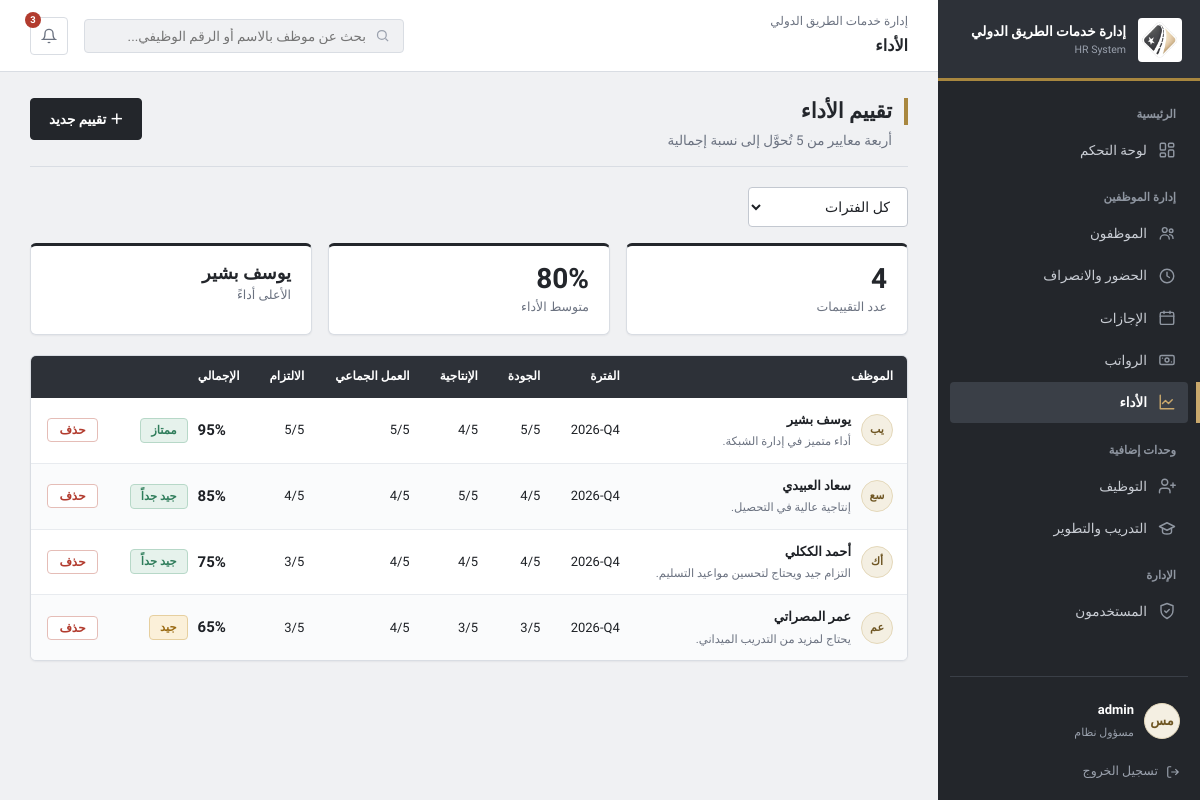
Page /performance/ (signed in) on the committed database.
### tables this page shows
CREATE TABLE users (
    id INTEGER PRIMARY KEY AUTOINCREMENT,
    username TEXT NOT NULL UNIQUE,
    password_hash TEXT NOT NULL,
    role TEXT NOT NULL DEFAULT 'hr',
    employee_id INTEGER REFERENCES employees(id)
);

CREATE TABLE employees (
    id INTEGER PRIMARY KEY AUTOINCREMENT,
    employee_code TEXT NOT NULL UNIQUE,
    full_name TEXT NOT NULL,
    initials TEXT NOT NULL,
    department_id INTEGER NOT NULL REFERENCES departments(id),
    position TEXT NOT NULL,
    hire_date TEXT NOT NULL,
    contract_type TEXT NOT NULL,
    contract_end_date TEXT,
    status TEXT NOT NULL DEFAULT 'نشط',
    phone TEXT,
    email TEXT,
    base_salary REAL NOT NULL DEFAULT 0,
    allowance REAL NOT NULL DEFAULT 0
);

CREATE TABLE performance_reviews (
    id INTEGER PRIMARY KEY AUTOINCREMENT,
    employee_id INTEGER NOT NULL REFERENCES employees(id),
    period TEXT NOT NULL,
    quality INTEGER NOT NULL,
    productivity INTEGER NOT NULL,
    teamwork INTEGER NOT NULL,
    commitment INTEGER NOT NULL,
    overall REAL NOT NULL,
    notes TEXT,
    reviewer TEXT,
    created_at TEXT NOT NULL
);

### modules/performance.py (the view)
@bp.route("/")
@login_required
def index():
    conn = db.get_db()
    period = request.args.get("period", "")
    periods = [r["period"] for r in conn.execute("SELECT DISTINCT period FROM performance_reviews ORDER BY period DESC")]
    sql = ("SELECT r.*, e.full_name, e.initials, e.position FROM performance_reviews r "
           "JOIN employees e ON e.id=r.employee_id")
    params = []
    if period:
        sql += " WHERE r.period=?"
        params.append(period)
    rows = conn.execute(sql + " ORDER BY r.overall DESC, r.id DESC", params).fetchall()
    avg = round(sum(r["overall"] for r in rows) / len(rows)) if rows else 0
    return render_template("performance/index.html", rows=rows, periods=periods, period=period, avg=avg)

### app.py (called while the page is built)
def get_current_user():
    if "user_id" not in session:
        return None
    return db.get_db().execute(
        """
        SELECT u.id, u.username, u.role, u.employee_id,
               e.full_name, e.initials, e.position,
               d.name AS department_name
        FROM users u
        LEFT JOIN employees e ON e.id = u.employee_id
        LEFT JOIN departments d ON d.id = e.department_id
        WHERE u.id = ?
        """,
        (session["user_id"],),
    ).fetchone()

@app.context_processor
def inject_globals():
    ctx = {"current_user": None, "pending_badge": 0}
    if "user_id" in session:
        ctx["current_user"] = get_current_user()
        ctx["pending_badge"] = db.get_db().execute(
            "SELECT COUNT(*) AS c FROM leave_requests WHERE status = 'pending'"
        ).fetchone()["c"]
    return ctx

@app.before_request
def csrf_protect():
    if request.method == "POST" and not csrf_valid():
        abort(400)

### core.py (called while the page is built)
def login_required(view):
    @wraps(view)
    def wrapped(*args, **kwargs):
        uid = session.get("user_id")
        if not uid:
            return redirect(url_for("login"))
        ok = db.get_db().execute("SELECT 1 FROM users WHERE id = ?", (uid,)).fetchone()
        if not ok:
            session.clear()
            return redirect(url_for("login"))
        return view(*args, **kwargs)
    return wrapped

def csrf_token():
    if "_csrf" not in session:
        session["_csrf"] = secrets.token_hex(16)
    return session["_csrf"]

### db.py (called while the page is built)
def get_db():
    if "db" not in g:
        os.makedirs(os.path.dirname(DB_PATH), exist_ok=True)
        g.db = sqlite3.connect(DB_PATH)
        g.db.row_factory = sqlite3.Row
        g.db.execute("PRAGMA foreign_keys = ON")
    return g.db

### modules/performance.py (called while the page is built)
@bp.app_template_filter("rating")
def rating(pct):
    if pct >= 90: return "ممتاز"
    if pct >= 75: return "جيد جداً"
    if pct >= 60: return "جيد"
    return "يحتاج تحسين"

@bp.app_template_filter("rating_class")
def rating_class(pct):
    return "good" if pct >= 75 else ("warn" if pct >= 60 else "bad")

### templates/performance/index.html
{% extends "base.html" %}{% import "_macros.html" as m %}
{% set page_label = 'الأداء' %}{% set active_panel = 'performance' %}
{% block content %}
{% call m.page_head('تقييم الأداء', 'أربعة معايير من 5 تُحوَّل إلى نسبة إجمالية') %}<a class="btn btn-primary" href="{{ url_for('performance.new') }}">＋ تقييم جديد</a>{% endcall %}
<form class="filters" method="GET"><select name="period" onchange="this.form.submit()"><option value="">كل الفترات</option>
  {% for p in periods %}<option {{ 'selected' if p == period }}>{{ p }}</option>{% endfor %}</select></form>
<div class="kpi-grid three">
  <div class="kpi-card"><div class="val">{{ rows|length }}</div><div class="lbl">عدد التقييمات</div></div>
  <div class="kpi-card"><div class="val">{{ avg }}%</div><div class="lbl">متوسط الأداء</div></div>
  <div class="kpi-card"><div class="val" style="font-size:18px">{{ rows[0].full_name if rows else '—' }}</div><div class="lbl">الأعلى أداءً</div></div>
</div>
<div class="card"><div class="table-wrap"><table>
<thead><tr><th>الموظف</th><th>الفترة</th><th>الجودة</th><th>الإنتاجية</th><th>العمل الجماعي</th><th>الالتزام</th><th>الإجمالي</th><th></th></tr></thead><tbody>
{% for r in rows %}<tr>
  <td><div class="person"><div class="avatar">{{ r.initials }}</div><div><b>{{ r.full_name }}</b><span>{{ r.notes or r.position }}</span></div></div></td>
  <td><span class="num">{{ r.period }}</span></td><td>{{ r.quality }}/5</td><td>{{ r.productivity }}/5</td><td>{{ r.teamwork }}/5</td><td>{{ r.commitment }}/5</td>
  <td><div class="score"><b class="num">{{ r.overall|round|int }}%</b><span class="pill {{ r.overall|rating_class }}">{{ r.overall|rating }}</span></div></td>
  <td>{{ m.post_btn(url_for('performance.delete', rid=r.id), 'حذف', 'btn-sm danger', 'حذف التقييم؟') }}</td>
</tr>{% else %}<tr><td colspan="8" class="empty">لا توجد تقييمات بعد.</td></tr>{% endfor %}
</tbody></table></div></div>
{% endblock %}

### templates/base.html (shortened to what this page needs)
{%- macro nav(key, endpoint, label, icon) -%}
<a class="nav-item {{ 'active' if active_panel == key else '' }}" href="{{ url_for(endpoint) }}">
  <svg viewBox="0 0 24 24" fill="none" stroke="currentColor" stroke-width="1.9" stroke-linecap="round" stroke-linejoin="round">{{ icon|safe }}</svg>{{ label }}
</a>
{%- endmacro -%}
<!DOCTYPE html>
<html lang="ar" dir="rtl">
<head>
<link rel="stylesheet" href="{{ url_for('static', filename='css/style.css') }}">
</head>
<body>
<div class="shell">
  <aside class="sidebar">
    <a class="brand" href="{{ url_for('dashboard') }}">
      <img src="{{ url_for('static', filename='img/emblem.png') }}" alt="شعار {{ ORG_NAME }}">
      <div><b>{{ ORG_NAME }}</b><span>HR System</span></div>
    </a>
    <div class="nav-label">الرئيسية</div>
    {{ nav('overview', 'dashboard', 'لوحة التحكم', '<rect x="3" y="3" width="7" height="9" rx="1.5"/><rect x="14" y="3" width="7" height="5" rx="1.5"/><rect x="14" y="12" width="7" height="9" rx="1.5"/><rect x="3" y="16" width="7" height="5" rx="1.5"/>') }}
    <div class="nav-label">إدارة الموظفين</div>
    {{ nav('employees', 'employees.index', 'الموظفون', '<circle cx="9" cy="8" r="3.2"/><path d="M3 20c0-3.3 2.7-5.5 6-5.5s6 2.2 6 5.5"/><circle cx="17.5" cy="9" r="2.4"/><path d="M15.5 14.2c2.6.3 4.5 2 4.5 5"/>') }}
    {{ nav('attendance', 'attendance.index', 'الحضور والانصراف', '<circle cx="12" cy="12" r="9"/><path d="M12 7v5l3.2 2"/>') }}
    {{ nav('leaves', 'leaves.index', 'الإجازات', '<rect x="3" y="4.5" width="18" height="16" rx="2"/><path d="M3 9.5h18M8 3v3M16 3v3"/>') }}
    {{ nav('payroll', 'payroll.index', 'الرواتب', '<rect x="2.5" y="6" width="19" height="12" rx="2"/><circle cx="12" cy="12" r="2.6"/><path d="M6 9.5v.01M18 14.5v.01"/>') }}
    {{ nav('performance', 'performance.index', 'الأداء', '<path d="M3 3v18h18"/><path d="m19 9-5 5-4-4-4 4"/>') }}
    <div class="nav-label">وحدات إضافية</div>
    {{ nav('recruitment', 'recruitment.index', 'التوظيف', '<path d="M16 21v-2a4 4 0 0 0-4-4H6a4 4 0 0 0-4 4v2"/><circle cx="9" cy="7" r="4"/><path d="M20 8v6M23 11h-6"/>') }}
    {{ nav('training', 'training.index', 'التدريب والتطوير', '<path d="M22 10 12 5 2 10l10 5 10-5Z"/><path d="M6 12.5V17c0 1.7 2.7 3 6 3s6-1.3 6-3v-4.5"/>') }}
    {% if session.get('role') == 'admin' %}
    <div class="nav-label">الإدارة</div>
    {{ nav('users', 'users.index', 'المستخدمون', '<path d="M12 2 4 5v6c0 5 3.4 8.7 8 11 4.6-2.3 8-6 8-11V5Z"/><path d="m9 12 2 2 4-4"/>') }}
    {% endif %}
    <div class="sidebar-foot">
      <a class="user-chip" href="{{ url_for('users.account') }}" title="حسابي">
        <div class="avatar">{{ current_user['initials'] if current_user and current_user['initials'] else 'مس' }}</div>
        <div class="who">
          <b>{{ (current_user['full_name'] or current_user['username']) if current_user else '' }}</b>
          <span>{% if current_user and current_user['department_name'] %}{{ current_user['position'] }}{% elif current_user %}{{ 'مسؤول نظام' if current_user['role'] == 'admin' else 'موارد بشرية' }}{% endif %}</span>
        </div>
      </a>
      <a class="logout-link" href="{{ url_for('logout') }}">
        <svg width="14" height="14" viewBox="0 0 24 24" fill="none" stroke="currentColor" stroke-width="2"><path d="M9 21H5a2 2 0 0 1-2-2V5a2 2 0 0 1 2-2h4"/><path d="M16 17l5-5-5-5M21 12H9"/></svg>
        تسجيل الخروج
      </a>
    </div>
  </aside>
  <div class="main">
    <div class="topbar">
      <div class="page-title">{{ ORG_NAME }}<b>{{ page_label|default('لوحة التحكم') }}</b></div>
      <form class="search" method="GET" action="{{ url_for('employees.index') }}" role="search">
        <svg width="15" height="15" viewBox="0 0 24 24" fill="none" stroke="currentColor" stroke-width="2"><circle cx="11" cy="11" r="7"/><path d="m21 21-4.3-4.3"/></svg>
        <input type="search" name="q" placeholder="بحث عن موظف بالاسم أو الرقم الوظيفي..." aria-label="بحث">
      </form>
      <a class="icon-btn" href="{{ url_for('leaves.index', status='pending') }}" title="طلبات إجازة معلّقة" aria-label="الإشعارات">
        <svg width="16" height="16" viewBox="0 0 24 24" fill="none" stroke="currentColor" stroke-width="2"><path d="M18 8a6 6 0 0 0-12 0c0 7-3 9-3 9h18s-3-2-3-9"/><path d="M13.7 21a2 2 0 0 1-3.4 0"/></svg>
        {% if pending_badge %}<span class="badge">{{ pending_badge }}</span>{% endif %}
      </a>
    </div>
    <div class="content">
      {% block content %}{% endblock %}
    </div>
  </div>
</div>
</body>
</html>

### templates/_macros.html (shortened to what this page needs)
{% macro page_head(title, sub='') -%}
<div class="page-head"><div><h2>{{ title }}</h2>{% if sub %}<p>{{ sub }}</p>{% endif %}</div><div class="actions">{{ caller() if caller else '' }}</div></div>
{%- endmacro %}
{% macro post_btn(url, label, cls='btn-sm', confirm='', hidden={}) -%}
<form method="POST" action="{{ url }}" {% if confirm %}data-confirm="{{ confirm }}"{% endif %}>
<button class="{{ cls }}" type="submit">{{ label }}</button></form>
{%- endmacro %}

### rows in the picture
users: username "admin", role "مسؤول نظام"
employees: full_name "يوسف بشير"
performance_reviews: initials "يب", full_name "يوسف بشير", notes "أداء متميز في إدارة الشبكة.", period "2026-Q4", quality "5", productivity "4", teamwork "5", commitment "5", overall "95", overall|rating "ممتاز", label "حذف"
performance_reviews: initials "سع", full_name "سعاد العبيدي", notes "إنتاجية عالية في التحصيل.", period "2026-Q4", quality "4", productivity "5", teamwork "4", commitment "4", overall "85", overall|rating "جيد جداً", label "حذف"
performance_reviews: initials "أك", full_name "أحمد الككلي", notes "التزام جيد ويحتاج لتحسين مواعيد التسليم.", period "2026-Q4", quality "4", productivity "4", teamwork "4", commitment "3", overall "75", overall|rating "جيد جداً", label "حذف"
performance_reviews: initials "عم", full_name "عمر المصراتي", notes "يحتاج لمزيد من التدريب الميداني.", period "2026-Q4", quality "3", productivity "3", teamwork "4", commitment "3", overall "65", overall|rating "جيد", label "حذف"

### other values in the picture
{{ ORG_NAME }} "إدارة خدمات الطريق الدولي"
{{ label }} "لوحة التحكم الموظفون الحضور والانصراف الإجازات الرواتب الأداء التوظيف التدريب والتطوير المستخدمون"
{{ page_label|default('لوحة التحكم') }} "الأداء"
{{ pending_badge }} "3"
{{ title }} "تقييم الأداء"
{{ sub }} "أربعة معايير من 5 تُحوَّل إلى نسبة إجمالية"
{{ rows|length }} "4"
{{ avg }} "80"
